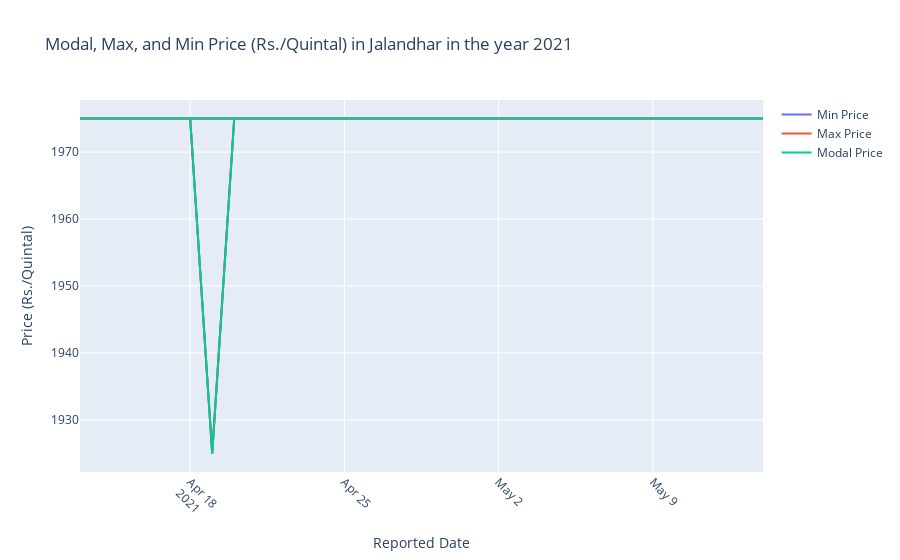

The code cell stored with this chart in its notebook:
### Code cell
import plotly.graph_objects as go

# Filter data for the year 2021
data_2021 = kapurthala[kapurthala['Reported Date'].dt.year == 2021]

# Create traces for each line
trace_min_price = go.Scatter(x=data_2021['Reported Date'], y=data_2021['Min Price (Rs./Quintal)'],
                             mode='lines', name='Min Price')

trace_max_price = go.Scatter(x=data_2021['Reported Date'], y=data_2021['Max Price (Rs./Quintal)'],
                             mode='lines', name='Max Price')

trace_modal_price = go.Scatter(x=data_2021['Reported Date'], y=data_2021['Modal Price (Rs./Quintal)'],
                               mode='lines', name='Modal Price')

# Create figure and add traces
fig = go.Figure()
fig.add_trace(trace_min_price)
fig.add_trace(trace_max_price)
fig.add_trace(trace_modal_price)

# Update layout
fig.update_layout(
    title='Modal, Max, and Min Price (Rs./Quintal) in kapurthala in the year 2021',
    xaxis_title='Reported Date',
    yaxis_title='Price (Rs./Quintal)',
    xaxis=dict(tickangle=45)
)

# Show plot
fig.show()
